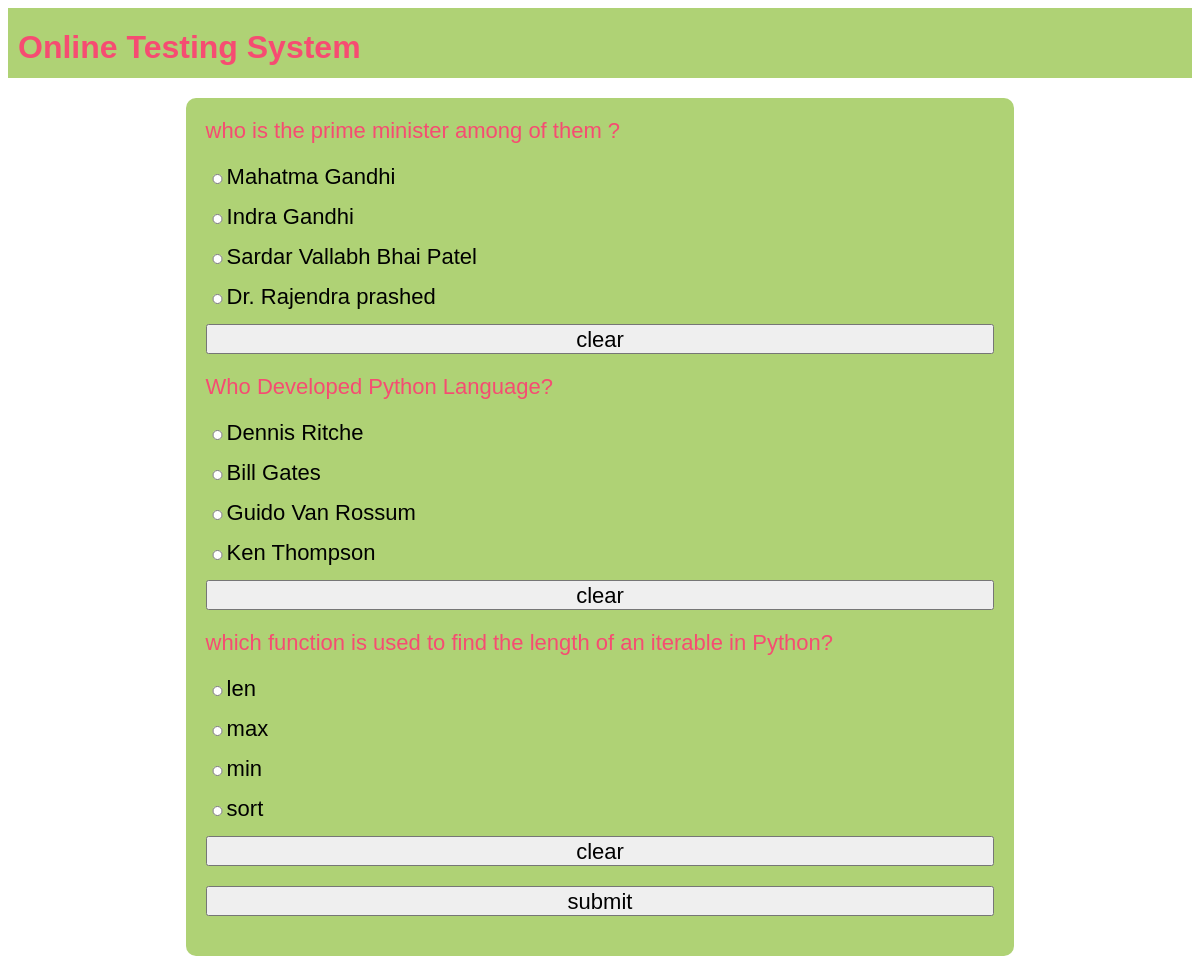
Page /ots/test-paper?n=3 on the committed database.
### ots/models.py (models this page shows)
class Question(models.Model):
    qid=models.BigAutoField(primary_key=True,auto_created=True)
    que=models.TextField()
    a=models.CharField(max_length=255)
    b=models.CharField(max_length=255)
    c=models.CharField(max_length=255)
    d=models.CharField(max_length=255)
    ans=models.CharField(max_length=2)

### ots/views.py (the view)
# urls.py: path('test-paper',testpaper,name='testpaper'),
def testpaper(request):
    if 'name' not in request.session.keys():
        res=HttpResponseRedirect("login")
    n=int(request.GET['n'])
    question_pool=list(Question.objects.all())
    random.shuffle(question_pool)
    questions_list=question_pool[:n]
    context={'questions':questions_list}
    res=render(request,'test_paper.html',context)
    return res

### ots/templates/test_paper.html (shortened to what this page needs)
{% extends 'main.html' %}
{% block content %}
<form action="{%url 'ots:calculatetest'%}" method="post">
    {% for question in questions%}
    <div class="question">
        {{ question.que}}
    </div>
    <div class="options"><input type="radio" name="q{{question.qid}}" value="a">{{ question.a}}</div>
    <div class="options"><input type="radio" name="q{{question.qid}}" value="b">{{ question.b}}</div>
    <div class="options"><input type="radio" name="q{{question.qid}}" value="c">{{ question.c}}</div>
    <div class="options"><input type="radio" name="q{{question.qid}}" value="d">{{ question.d}}</div>
    <div class="clear"><input type="reset" value="clear"></div>
    {% endfor %}
    <div><input type="submit" value="submit"></div>
</form>
{% endblock %}

### ots/static/theme11.css (style rules this page uses)
* { font-family:'Gill Sans', 'Gill Sans MT', Calibri, 'Trebuchet MS', sans-serif; }

### ots/static/formstyle.css (style rules this page uses)
form { box-sizing:border-box; padding:20px; border-radius:10px; background-color:#AFD275; display:table; width:100%; }
input { display:block; width:100%; margin-bottom:20px; height:30px; font-size:22px; }
.question { color:#F64C72; font-size:22px; margin-bottom:20px; }
.options { font-size:22px; }
.options input { display:inline; width:fit-content; height:10px; }

### rows in the picture
Question: que "who is the prime minister among of them ?", a "Mahatma Gandhi", b "Indra Gandhi", c "Sardar Vallabh Bhai Patel", d "Dr. Rajendra prashed"
Question: que "Who Developed Python Language?", a "Dennis Ritche", b "Bill Gates", c "Guido Van Rossum", d "Ken Thompson"
Question: que "which function is used to find the length of an iterable in Python?", a "len", b "max", c "min", d "sort"
